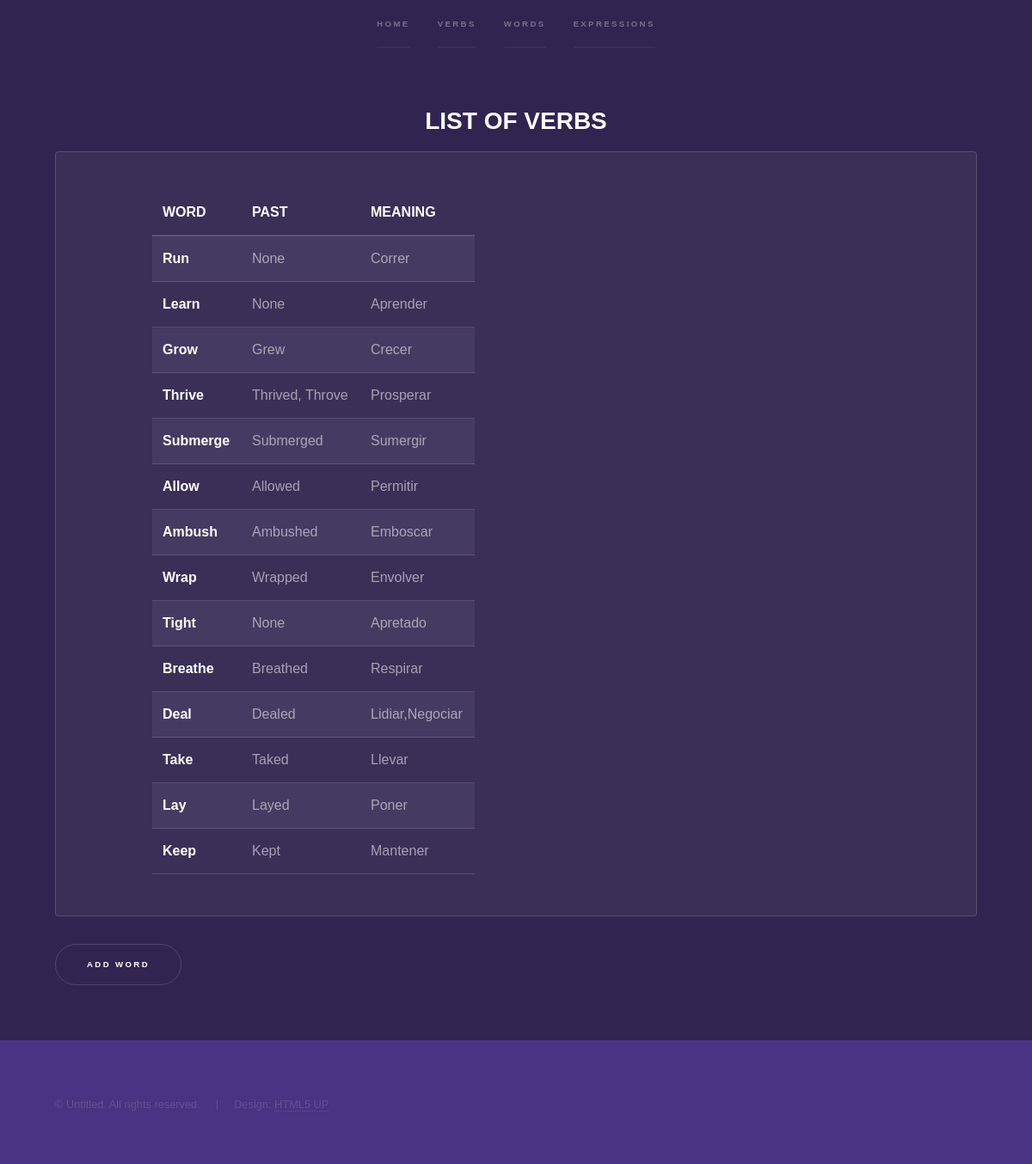
The app's page /verbs/ with its own data.
### Verb/models.py (models this page shows, shortened)
class Verb(models.Model):
    word= models.CharField(max_length=200,null=True,blank=True)
    past= models.CharField(max_length=200,null=True,blank=True)
    present= models.CharField(max_length=200,null=True,blank=True)
    future= models.CharField(max_length=200,null=True,blank=True)
    meaning=models.CharField(max_length=200,null=True,blank=True)
    class Meta:
        verbose_name='verb'
        verbose_name_plural='verbs'

### Verb/views.py (the view)
# urls.py: path('',views.show_verb,name="Verb"),
def show_verb(request):
    verbs=Verb.objects.all()
    context={
        'verbs':verbs
    }
    return render(request,'Verb/listVerb.html',context)

### Verb/templates/Verb/listVerb.html
{% extends 'base.html' %}
{% block content %}
<section id="two" class="wrapper style4 fade-up">
    <div class="inner">
        <h2 style="text-align:center; text-transform: uppercase;">List of verbs</h2>
        <div class="features">
            <section >
                <table border="1">
                    <thead>
                        <tr>
                            <th>WORD</th>
                            <th>PAST</th>
                            <th>MEANING</th>
                        </tr>
                    </thead>
                    <tbody style="text-transform:capitalize;">
                        {% for v in verbs %}
                            <tr>
                                <th>{{v.word}}</th>
                                <td>{{v.past}}</td>
                                <td>{{v.meaning}}</td>
                            </tr>
                        {% endfor %}
                    </tbody>
                  </table>
            </section>
        </div>
        <ul class="actions">
            <li><a href="/admin/Verb/verb" class="button">Add Word</a></li>
        </ul>
    </div>
</section>
{% endblock content %}

### basePage/static/basePage/css/noscript.css (style rules this page uses)
.wrapper > .inner { opacity: 1 !important; -moz-transform: none !important; -webkit-transform: none !important; -ms-transform: none !important; transform: none !important; }

### records on screen
Verb: word "Run", past "None", meaning "Correr"
Verb: word "Learn", past "None", meaning "Aprender"
Verb: word "Grow", past "Grew", meaning "Crecer"
Verb: word "Thrive", past "Thrived, Throve", meaning "Prosperar"
Verb: word "Submerge", past "Submerged", meaning "Sumergir"
Verb: word "Allow", past "Allowed", meaning "Permitir"
Verb: word "Ambush", past "Ambushed", meaning "Emboscar"
Verb: word "Wrap", past "Wrapped", meaning "Envolver"
Verb: word "Tight", past "None", meaning "Apretado"
Verb: word "Breathe", past "Breathed", meaning "Respirar"
Verb: word "Deal", past "Dealed", meaning "Lidiar,negociar"
Verb: word "Take", past "Taked", meaning "Llevar"
Verb: word "Lay", past "Layed", meaning "Poner"
Verb: word "Keep", past "Kept", meaning "Mantener"
